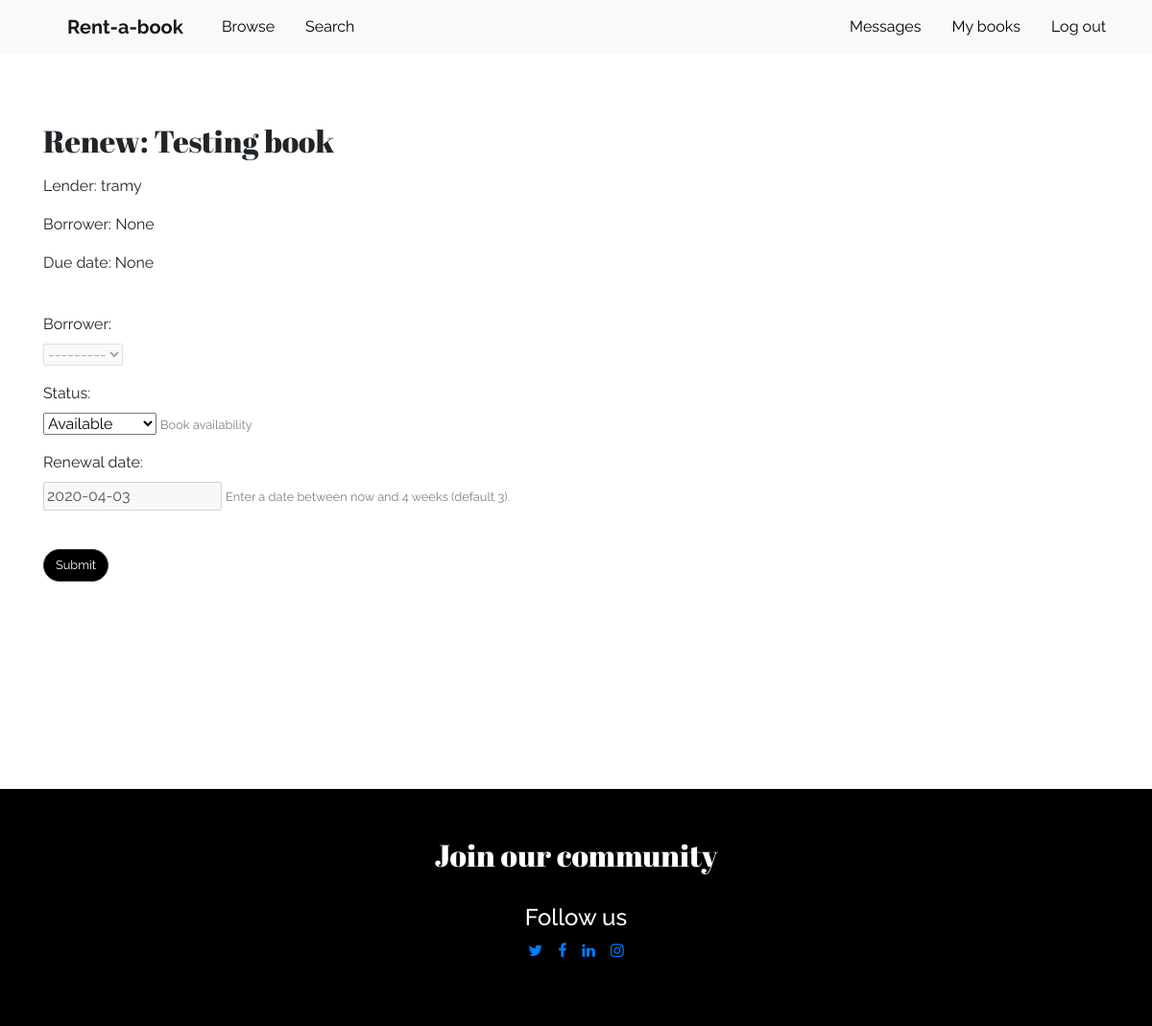
The page /book/22/edit/ (signed in) on the database its author committed.
### rentabook/models.py (models this page shows, shortened)
class BookInstance(models.Model):
    created_by = models.ForeignKey(User, on_delete=models.SET_NULL, null=True, related_name="owner")
    borrower = models.ForeignKey(User, on_delete=models.SET_NULL, null=True, blank=True, related_name="borrower")
    cover = models.ImageField(upload_to='images/', blank=False)
    def cover_tag(self):
        if self.cover:
            return mark_safe('<img src="%s" style="width: 45px; height: 60px;" />' % self.cover.url)
        else:
            return 'No Cover Found'
    cover_tag.short_description = 'Cover'
    title = models.CharField(max_length=255, blank=False, help_text='Enter book title')
    author = models.CharField(max_length=255, blank=False, help_text='Enter book author')
    genre = models.ManyToManyField(Genre, blank=False, help_text='Select a genre for this book')
    summary = models.TextField(
        blank=False,
        max_length=1000,
        help_text='Enter a brief description of the book (max. 1000 characters)')
    background_color = models.CharField(max_length=10, blank=False, help_text='Enter background color')
    condition_choices = [
        ('1', 'Like New'),
        ('2', 'Good'),
        ('3', 'Fair'),
    ]
    condition = models.CharField(
        choices=condition_choices,
        max_length=1,
        blank=False,
        default='p')
    price_choices = [(i, i) for i in range (10, 60, 10)]
    price = models.IntegerField(choices=price_choices, default=10, blank=False)
    due_back = models.DateField(null=True, blank=True)
    LOAN_STATUS = (
        ('o', 'On loan'),
        ('a', 'Available'),
        ('m', 'Maintenance'),
    )
    status = models.CharField(
        max_length=1,
        choices=LOAN_STATUS,
        blank=True,
        default='a',
        help_text='Book availability',
    )
    class Meta:
        ordering = ['due_back', 'status']
    def display_genre(self):
        """Create a string for the Genre. This is required to display genre in Admin."""
        return ', '.join(genre.name for genre in self.genre.all()[:3])
    display_genre.short_description = 'Genre'
    @property
    def is_overdue(self):
        if self.due_back and date.today() > self.due_back:
            return True
        return False

### rentabook/views.py (the view)
# urls.py: path('book/<int:pk>/edit/', views.edit_book, name='edit-book'),
@login_required
def edit_book(request, pk):
    book_instance = get_object_or_404(BookInstance, pk=pk)
    if request.method == 'POST':
        form = EditBookForm(request.user, request.POST)
        if form.is_valid():
            book_instance.status = form.cleaned_data['status']
            if form.cleaned_data['status'] != 'o':
                book_instance.due_back = None
                book_instance.borrower = None
            else:
                book_instance.due_back = form.cleaned_data['due_back']
                book_instance.borrower = form.cleaned_data['borrower']
            book_instance.save()
            return HttpResponseRedirect(reverse('my-books') )
    else:
        proposed_renewal_date = datetime.date.today() + datetime.timedelta(weeks=3)
        current_status = book_instance.status
        form = EditBookForm(request.user, initial={'due_back': proposed_renewal_date,'status': current_status})
    new_message = new_message_alert(request.user)
    context = {
        'new_message': new_message,
        'form': form,
        'book_instance': book_instance,
    }
    return render(request, 'rentabook/edit_book.html', context)

### rentabook/forms.py (shortened to what this page needs)
class EditBookForm(ModelForm):
    class Meta:
        model = BookInstance
        fields = ['borrower', 'status', 'due_back']
        labels = {'due_back': _('Renewal date')}
        help_texts = {'due_back': _('Enter a date between now and 4 weeks (default 3).')}
    def __init__(self, user, *args, **kwargs):
        super(EditBookForm, self).__init__(*args, **kwargs)
        self.fields['borrower'].queryset = User.objects.filter(username__in=get_messaged_users(user))

### rentabook/utils.py (called while the page is built)
def new_message_alert(request_user):
    if not request_user in User.objects.all():
        return False
    convos = Dialog.objects.filter(Q(owner=request_user) | Q(opponent=request_user))
    if len(convos) > 0:
        for convo in convos:
            if convo.messages.all().count() > 0:
                if not convo.messages.last().read and convo.messages.last().sender != request_user:
                    return True
    return False

def get_messaged_users(request_user):
    dialogs = Dialog.objects.filter(Q(owner=request_user) | Q(opponent=request_user))
    messaged_users = list()
    for dialog in dialogs:
        if dialog.owner == request_user:
            messaged_users.append(dialog.opponent)
        else:
            messaged_users.append(dialog.owner)
    return messaged_users

### rentabook/templates/rentabook/edit_book.html (shortened to what this page needs)
{% extends "base_generic.html" %}
{% block main %}
<div class="container my-5">
    <div class="row mx-0">
        <div class="my-4">
            {% if user.get_username == book_instance.created_by|stringformat:"s" %}
            <h2 class="pb-2">Renew: {{ book_instance.title }}</h2>
            <p>Lender: {{ book_instance.created_by }}</p>
            <p>Borrower: {{ book_instance.borrower }}</p>
            <p {% if book_instance.is_overdue %} class="text-danger" {% endif %}>Due date: {{ book_instance.due_back }}
            </p>
        </div>
    </div>
    <form action="" method="post">
        {% for field in form %}
        <p>
            {{ field.label_tag }}<br>
            {{ field }}
            {% if field.help_text %}
            <small style="color: grey">{{ field.help_text }}</small>
            {% endif %}
        </p>
        {% endfor %}
        <button class="btn btn-dark rounded-pill my-4" type="submit" value="Submit">Submit</button>
    </form>
    {% else %}
    <p>You do not have permissions to edit this book</p>
    {% endif %}
</div>
{% endblock %}

### rentabook/static/rentabook/style.css (style rules this page uses)
html, main { height: 100%; margin: 0; }
h2 { font-family: 'Abril Fatface', cursive; font-size: 2rem; }
body { font-family: 'Raleway', sans-serif; font-size: 1rem; }
.btn.btn-dark { background-color: black; font-size: 0.8rem; }

### rows shown on the page
BookInstance: title "Testing book", created_by "tramy", borrower "None", due_back "None"

### other values the page prints
{{ field.label_tag }} "Borrower:" "Status:" "Renewal date:"
{{ field.help_text }} "Book availability" "Enter a date between now and 4 weeks (default 3)."
